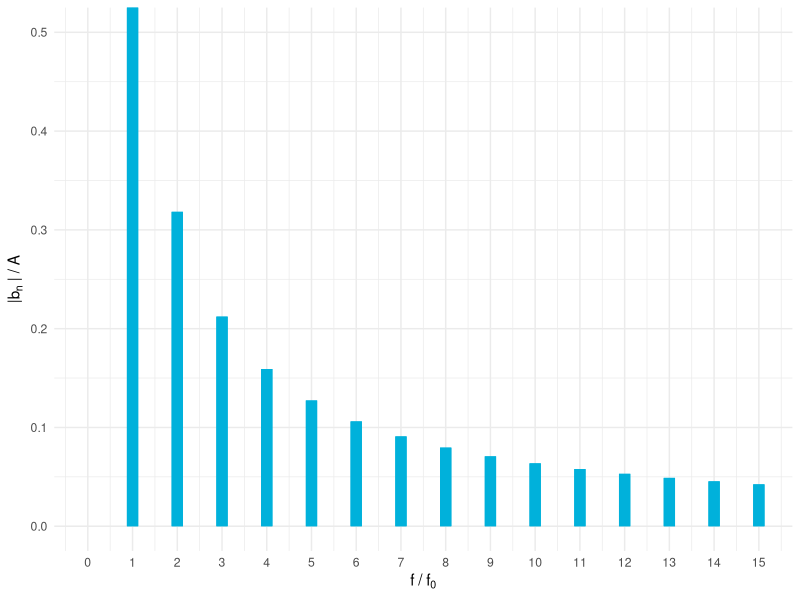

The R source for this figure:
library(ggplot2)

outputName   <- "1_4_AS.pdf"
outputWidth  <- 10
outputHeight <- 0.618 * outputWidth

# function parametersa
A   <- 1
m   <- 15 # number of amplitude values

ylabel <- bquote( "|b"[n]~"| / A" )
xlabel <- bquote( "f / f"[0] )



amplifun <- function (n) {

    abs( 2 * A / (n * pi) * cos(n * pi) )
}

deltaX <- 1
deltaCounter <- 0

lineCoordinatesX <- c()
lineCoordinatesY <- c()

for (i in 1:m) {

    deltaCounter <- deltaCounter + deltaX

    lineCoordinatesX <- c( lineCoordinatesX, deltaCounter)
    lineCoordinatesY <- c( lineCoordinatesY, amplifun(i) )

}

maxY <- ceiling(max( lineCoordinatesY ))
minY <- floor(max( lineCoordinatesY ))

ylim   <- c(0, (maxY+minY)/2 )
xlim   <- c(0, m)

ybreaks <- seq(0, (maxY+minY)/2, 0.1)
xbreaks <- seq(0,m, 1)


hsBlue <- "#00b1db"


plot <- ggplot(data.frame(x=c(0,2), y=c(0,2)), aes(x=x)) +
    theme_minimal() +
    theme(legend.position="none", plot.title = element_text(color = "gray21", size=1.618^5), plot.subtitle = element_text(color = "grey80", size=1.618^5)) +

    #ggtitle(bquote("Amplitudenspektrum von x(t), Rot: theoretische Werte")) +
    #labs(subtitle="D=0.25, T=1us")

    xlab(xlabel) +
    ylab(ylabel) +

    scale_y_continuous(limits= ylim, breaks=ybreaks) +
    scale_x_continuous(limits= xlim, breaks=xbreaks)


linewidth <- (1-0.6180339887498948)*10

for (i in 1:m) {

   plot <- plot + geom_segment(
            x = lineCoordinatesX[i],
            y = 0,
            xend = lineCoordinatesX[i],
            yend = lineCoordinatesY[i],
            color=hsBlue,
            linetype="solid", size = linewidth
        )

}



pdf(outputName, width = outputWidth, height = outputHeight)
plot
